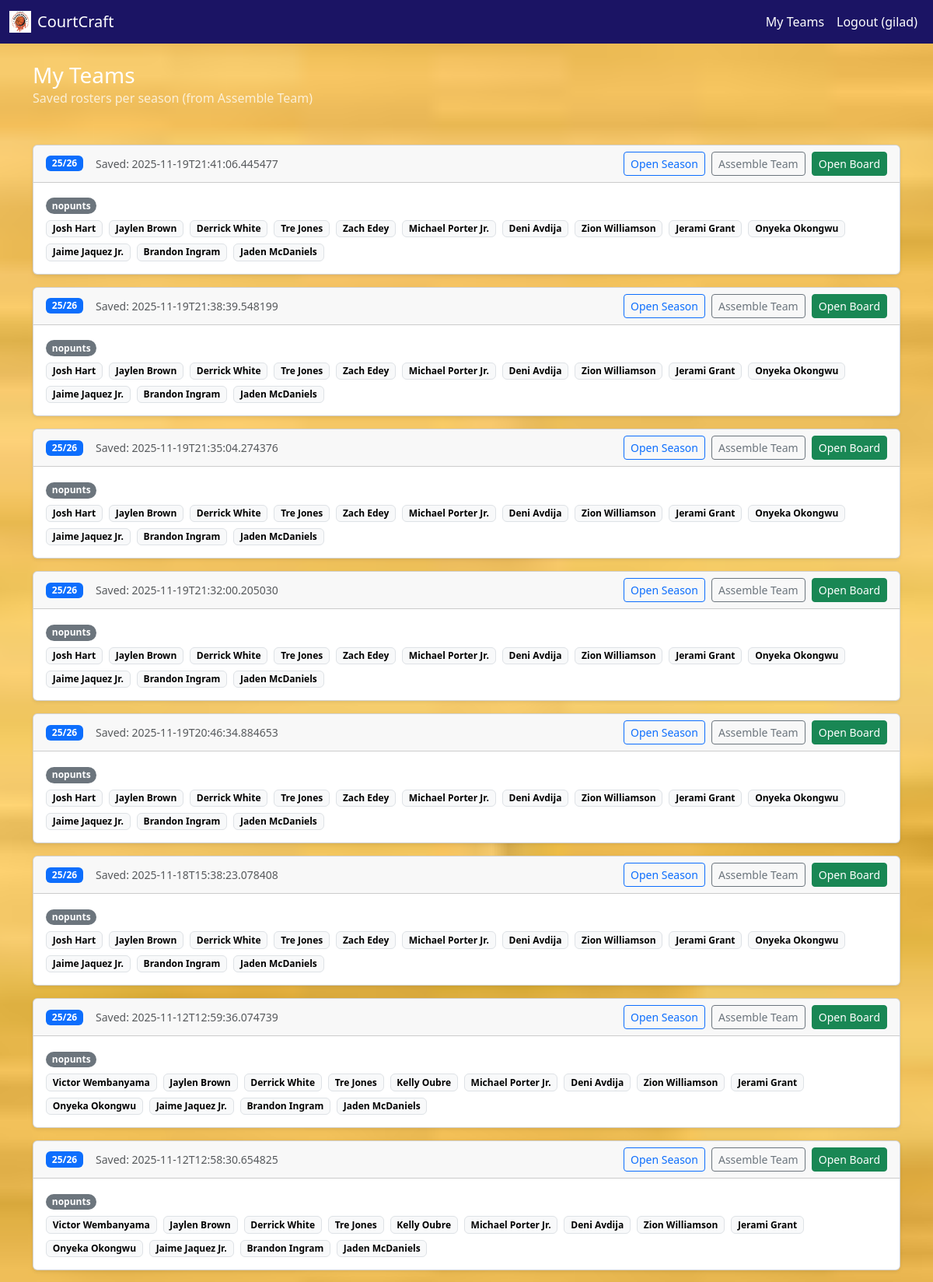
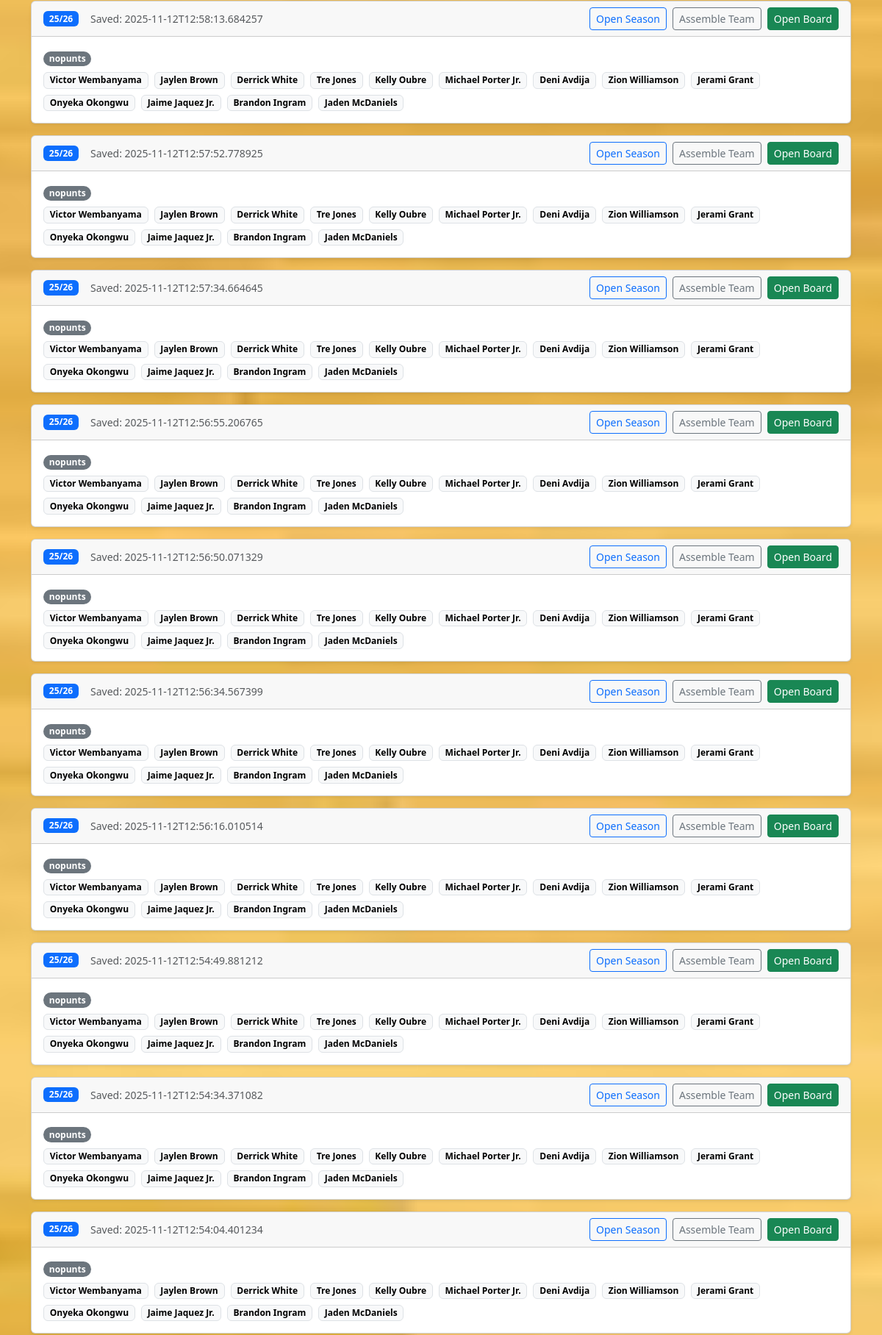
Page /teams (signed in, upper part) on the committed database (2 pictures, top to bottom).
### tables this page shows
CREATE TABLE teams (
        id INTEGER PRIMARY KEY AUTOINCREMENT,
        user_id INTEGER NOT NULL,
        season TEXT NOT NULL,
        players TEXT NOT NULL,
        data_type TEXT NOT NULL,
        created_at TEXT NOT NULL,
        FOREIGN KEY(user_id) REFERENCES users(id)
      );

### app.py (the view)
@app.route("/teams")
def list_teams():
    if "user_id" not in session:
        flash("Please log in","warning"); return redirect(url_for("auth"))
    db = get_db()
    rows = db.execute(
        "SELECT season,players,data_type,created_at FROM teams WHERE user_id=? ORDER BY created_at DESC",
        (session["user_id"],)
    ).fetchall()
    teams = [{
        "season": r["season"].replace("-","/"),
        "players": json.loads(r["players"]),
        "data_type": r["data_type"],
        "created": r["created_at"]
    } for r in rows]
    return render_template("teams.html", teams=teams)

### app.py (called while the page is built)
def get_db():
    conn = sqlite3.connect(DATABASE)
    conn.row_factory = sqlite3.Row
    return conn

@app.context_processor
def inject_globals():
    return {'current_year': datetime.now().year, 'logged_in_user': session.get("user")}

### templates/teams.html (shortened to what this page needs)
{% extends 'base.html' %}
{% block fullwidth %}
  <div class="bg-secondary-navy text-white py-4">
    <div class="container">
      <h1 class="h3 mb-0">My Teams</h1>
      <p class="mb-0 opacity-75">Saved rosters per season (from Assemble Team)</p>
    </div>
  </div>
{% endblock %}
{% block content %}
  {% if not teams or teams|length == 0 %}
    <div class="alert alert-info">
      No teams saved yet. Go to a season and click <strong>Assemble Team</strong> to save your roster.
    </div>
  {% else %}
    <div class="row g-3">
      {% for t in teams %}
        {% set season_url = t.season|replace('/','-') %}
        <div class="col-12">
          <div class="card shadow-sm">
            <div class="card-header d-flex flex-wrap justify-content-between align-items-center gap-2">
              <div class="d-flex align-items-center gap-3">
                <span class="badge text-bg-primary">{{ t.season }}</span>
                <span class="text-muted small">Saved: {{ t.created }}</span>
              </div>
              <div class="d-flex gap-2">
                <a class="btn btn-sm btn-outline-primary" href="{{ url_for('season_page', season=season_url) }}">Open Season</a>
                <a class="btn btn-sm btn-outline-secondary" href="{{ url_for('team_assemble_page', season=season_url) }}">Assemble Team</a>
                <a class="btn btn-sm btn-success" href="{{ url_for('board_page', season=season_url) }}">Open Board</a>
              </div>
            </div>
            <div class="card-body">
              <div class="mb-2">
                <span class="badge rounded-pill text-bg-secondary">{{ t.data_type }}</span>
              </div>
              {% if t.players and t.players|length > 0 %}
                <div class="d-flex flex-wrap gap-2">
                  {% for p in t.players %}
                    <span class="badge text-bg-light border">{{ p }}</span>
                  {% endfor %}
                </div>
              {% else %}
                <p class="text-muted mb-0">No players saved in this roster.</p>
              {% endif %}
            </div>
          </div>
        </div>
      {% endfor %}
    </div>
  {% endif %}
{% endblock %}

### templates/base.html (shortened to what this page needs)
<!DOCTYPE html>
<html lang="en">
<head>
  <link
    href="https://cdn.jsdelivr.net/npm/bootstrap@5.3.0/dist/css/bootstrap.min.css"
    rel="stylesheet"
  >
  <link
    href="{{ url_for('static', filename='css/courtcraft.css') }}"
    rel="stylesheet"
  >
</head>
<body class="bg-light">
  <nav class="navbar navbar-expand-lg navbar-dark bg-secondary-navy">
    <div class="container-fluid">
      <a class="navbar-brand d-flex align-items-center" href="{{ url_for('home') }}">
          <img class="brand-logo" src="{{ url_for('static', filename='img/courtcraft.svg', v='1') }}"
          onerror="this.onerror=null;this.src='{{ url_for('static', filename='img/logo.png', v='1') }}';"
          alt="CourtCraft"
          loading="eager"
          width="32" height="32"/>
        <span class="ms-2">CourtCraft</span>
      </a>
      <div class="collapse navbar-collapse" id="navMain">
        <ul class="navbar-nav ms-auto">
          {% if logged_in_user %}
          <li class="nav-item"><a class="nav-link" href="{{ url_for('list_teams') }}">My Teams</a></li>
          <li class="nav-item"><a class="nav-link" href="{{ url_for('logout') }}">Logout ({{ logged_in_user }})</a></li>
          {% else %}
          <li class="nav-item"><a class="nav-link" href="{{ url_for('auth') }}">Login / Register</a></li>
          {% endif %}
        </ul>
      </div>
    </div>
  </nav>
  {% block fullwidth %}{% endblock %}
  <main class="container my-4">
    {% block content %}{% endblock %}
  </main>
</body>
</html>

### static/css/courtcraft.css (style rules this page uses)
:root { --primary-orange: #F15A24; --secondary-navy: #1B1464; --accent-white: #FFFFFF; }
html, body { margin: 0; padding: 0; width: 100%; height: 100%; }
body { display: flex; flex-direction: column; background: url('../img/court-bg.jpg') no-repeat center center fixed; background-size: cover; font-family: 'Segoe UI', sans-serif; }
.navbar { background-color: var(--secondary-navy) !important; }
.navbar-brand span, .navbar .nav-link { color: var(--accent-white) !important; }
h1, h2, h3, h4, h5 { color: var(--secondary-navy); }
main { flex: 1; display: flex; flex-direction: column; }
.container { flex: 1; background: transparent; padding-top: 0; }
.brand-logo { height: 28px; width: auto; display: inline-block; vertical-align: middle; object-fit: contain; }

### rows in the picture
teams: season "25/26", created "2025-11-19T21:41:06.445477", data_type "nopunts", players "Josh Hart" "Jaylen Brown" "Derrick White" "Tre Jones" "Zach Edey" "Michael Porter Jr." "Deni Avdija" "Zion Williamson" "Jerami Grant" "Onyeka Okongwu" "Jaime Jaquez Jr." "Brandon Ingram" "Jaden McDaniels"
teams: season "25/26", created "2025-11-19T21:38:39.548199", data_type "nopunts", players "Josh Hart" "Jaylen Brown" "Derrick White" "Tre Jones" "Zach Edey" "Michael Porter Jr." "Deni Avdija" "Zion Williamson" "Jerami Grant" "Onyeka Okongwu" "Jaime Jaquez Jr." "Brandon Ingram" "Jaden McDaniels"
teams: season "25/26", created "2025-11-19T21:35:04.274376", data_type "nopunts", players "Josh Hart" "Jaylen Brown" "Derrick White" "Tre Jones" "Zach Edey" "Michael Porter Jr." "Deni Avdija" "Zion Williamson" "Jerami Grant" "Onyeka Okongwu" "Jaime Jaquez Jr." "Brandon Ingram" "Jaden McDaniels"
teams: season "25/26", created "2025-11-19T21:32:00.205030", data_type "nopunts", players "Josh Hart" "Jaylen Brown" "Derrick White" "Tre Jones" "Zach Edey" "Michael Porter Jr." "Deni Avdija" "Zion Williamson" "Jerami Grant" "Onyeka Okongwu" "Jaime Jaquez Jr." "Brandon Ingram" "Jaden McDaniels"
teams: season "25/26", created "2025-11-19T20:46:34.884653", data_type "nopunts", players "Josh Hart" "Jaylen Brown" "Derrick White" "Tre Jones" "Zach Edey" "Michael Porter Jr." "Deni Avdija" "Zion Williamson" "Jerami Grant" "Onyeka Okongwu" "Jaime Jaquez Jr." "Brandon Ingram" "Jaden McDaniels"
teams: season "25/26", created "2025-11-18T15:38:23.078408", data_type "nopunts", players "Josh Hart" "Jaylen Brown" "Derrick White" "Tre Jones" "Zach Edey" "Michael Porter Jr." "Deni Avdija" "Zion Williamson" "Jerami Grant" "Onyeka Okongwu" "Jaime Jaquez Jr." "Brandon Ingram" "Jaden McDaniels"
teams: season "25/26", created "2025-11-12T12:59:36.074739", data_type "nopunts", players "Victor Wembanyama" "Jaylen Brown" "Derrick White" "Tre Jones" "Kelly Oubre" "Michael Porter Jr." "Deni Avdija" "Zion Williamson" "Jerami Grant" "Onyeka Okongwu" "Jaime Jaquez Jr." "Brandon Ingram" "Jaden McDaniels"
teams: season "25/26", created "2025-11-12T12:58:30.654825", data_type "nopunts", players "Victor Wembanyama" "Jaylen Brown" "Derrick White" "Tre Jones" "Kelly Oubre" "Michael Porter Jr." "Deni Avdija" "Zion Williamson" "Jerami Grant" "Onyeka Okongwu" "Jaime Jaquez Jr." "Brandon Ingram" "Jaden McDaniels"
teams: season "25/26", created "2025-11-12T12:58:13.684257", data_type "nopunts", players "Victor Wembanyama" "Jaylen Brown" "Derrick White" "Tre Jones" "Kelly Oubre" "Michael Porter Jr." "Deni Avdija" "Zion Williamson" "Jerami Grant" "Onyeka Okongwu" "Jaime Jaquez Jr." "Brandon Ingram" "Jaden McDaniels"
teams: season "25/26", created "2025-11-12T12:57:52.778925", data_type "nopunts", players "Victor Wembanyama" "Jaylen Brown" "Derrick White" "Tre Jones" "Kelly Oubre" "Michael Porter Jr." "Deni Avdija" "Zion Williamson" "Jerami Grant" "Onyeka Okongwu" "Jaime Jaquez Jr." "Brandon Ingram" "Jaden McDaniels"
teams: season "25/26", created "2025-11-12T12:57:34.664645", data_type "nopunts", players "Victor Wembanyama" "Jaylen Brown" "Derrick White" "Tre Jones" "Kelly Oubre" "Michael Porter Jr." "Deni Avdija" "Zion Williamson" "Jerami Grant" "Onyeka Okongwu" "Jaime Jaquez Jr." "Brandon Ingram" "Jaden McDaniels"
teams: season "25/26", created "2025-11-12T12:56:55.206765", data_type "nopunts", players "Victor Wembanyama" "Jaylen Brown" "Derrick White" "Tre Jones" "Kelly Oubre" "Michael Porter Jr." "Deni Avdija" "Zion Williamson" "Jerami Grant" "Onyeka Okongwu" "Jaime Jaquez Jr." "Brandon Ingram" "Jaden McDaniels"
teams: season "25/26", created "2025-11-12T12:56:50.071329", data_type "nopunts", players "Victor Wembanyama" "Jaylen Brown" "Derrick White" "Tre Jones" "Kelly Oubre" "Michael Porter Jr." "Deni Avdija" "Zion Williamson" "Jerami Grant" "Onyeka Okongwu" "Jaime Jaquez Jr." "Brandon Ingram" "Jaden McDaniels"
teams: season "25/26", created "2025-11-12T12:56:34.567399", data_type "nopunts", players "Victor Wembanyama" "Jaylen Brown" "Derrick White" "Tre Jones" "Kelly Oubre" "Michael Porter Jr." "Deni Avdija" "Zion Williamson" "Jerami Grant" "Onyeka Okongwu" "Jaime Jaquez Jr." "Brandon Ingram" "Jaden McDaniels"
teams: season "25/26", created "2025-11-12T12:56:16.010514", data_type "nopunts", players "Victor Wembanyama" "Jaylen Brown" "Derrick White" "Tre Jones" "Kelly Oubre" "Michael Porter Jr." "Deni Avdija" "Zion Williamson" "Jerami Grant" "Onyeka Okongwu" "Jaime Jaquez Jr." "Brandon Ingram" "Jaden McDaniels"
teams: season "25/26", created "2025-11-12T12:54:49.881212", data_type "nopunts", players "Victor Wembanyama" "Jaylen Brown" "Derrick White" "Tre Jones" "Kelly Oubre" "Michael Porter Jr." "Deni Avdija" "Zion Williamson" "Jerami Grant" "Onyeka Okongwu" "Jaime Jaquez Jr." "Brandon Ingram" "Jaden McDaniels"
teams: season "25/26", created "2025-11-12T12:54:34.371082", data_type "nopunts", players "Victor Wembanyama" "Jaylen Brown" "Derrick White" "Tre Jones" "Kelly Oubre" "Michael Porter Jr." "Deni Avdija" "Zion Williamson" "Jerami Grant" "Onyeka Okongwu" "Jaime Jaquez Jr." "Brandon Ingram" "Jaden McDaniels"
teams: season "25/26", created "2025-11-12T12:54:04.401234", data_type "nopunts", players "Victor Wembanyama" "Jaylen Brown" "Derrick White" "Tre Jones" "Kelly Oubre" "Michael Porter Jr." "Deni Avdija" "Zion Williamson" "Jerami Grant" "Onyeka Okongwu" "Jaime Jaquez Jr." "Brandon Ingram" "Jaden McDaniels"

### other values in the picture
{{ logged_in_user }} "gilad"
